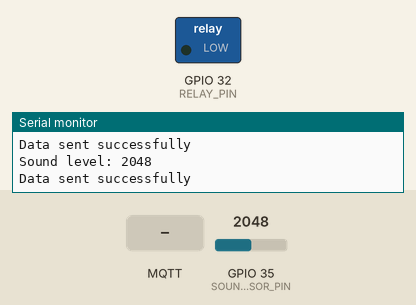
A program run on a simulated ESP32. Parts: switched loads named in the program (green lamp = pin HIGH), the last lines printed to the serial monitor. The inputs (shaded band) are chosen by the test bench; at power-on: GPIO 35 (SOUND_SENSOR_PIN) = 2048. WiFi joins after 1.5 s; servers stay silent unless stated; random numbers use the default seed unless the program sets one; no MQTT or app messages arrive unless stated.

Above: at 3.2 s.
3.3 s: MQTT message "OFF" arrives on the first subscribed topic
6.3 s: MQTT message "ON" arrives on the first subscribed topic
At 6.7 s:
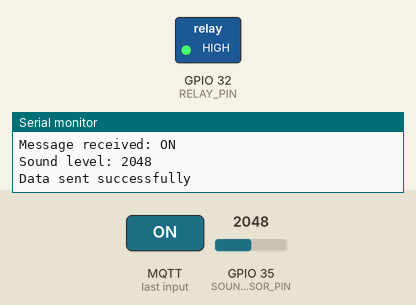
Timing chart, 0 to 9.3 s (numbered marks = the images above; inputs shaded):
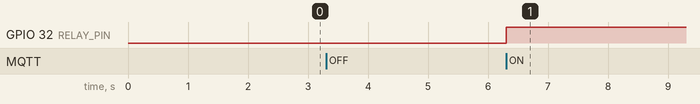

The program:

main.cpp
```cpp
#include "Utilities.h"
#include "WiFiConnection.h"
#include "MQTTSensorPublisher.h"
#include "MQTTActuatorController.h"
#include "RelayObserver.h"
#include "SoundSensor.h"

#define RELAY_PIN 32
#define SOUND_SENSOR_PIN 35

using namespace std;

WiFiConnection wifi("HUAWEI-2.4G-M6xZ", "HT7KU2Xv");
// "Galaxy S9+7c14", "betitox007.,"
MQTTHandler mqttHandler("broker.hivemq.com", 1883);

MQTTActuatorController mqttActuatorController(mqttHandler, "titos/place/actuator");
MQTTSensorPublisher mqttSensorPublisher(mqttHandler, "titos/place/sound");

RelayObserver relayObserver(RELAY_PIN);
SoundSensor soundSensor(SOUND_SENSOR_PIN);

void setup() {
  Serial.begin(115200);
  wifi.connect();

  mqttHandler.connect();

  mqttActuatorController.subscribe();
  mqttActuatorController.attach(&relayObserver);
  mqttActuatorController.setCallback();

  soundSensor.attach(&mqttSensorPublisher);
}

void loop() {
  mqttActuatorController.loop();
  mqttSensorPublisher.loop();

  Utilities::nonBlockingDelay(500, []()
                              { soundSensor.checkSoundLevel(); });
}
```

MQTTActuatorController.h
```cpp
#include "subject.h"
#include "MQTTHandler.h"
#pragma once

class MQTTActuatorController : public Subject {
private:
  MQTTHandler& mqttHandler;
  const char* TOPIC;

public:
  MQTTActuatorController(MQTTHandler& mqttHandler, const char* topic)
      : mqttHandler(mqttHandler), TOPIC(topic) {}

  void setCallback() {
    mqttHandler.setCallback([this](char* topic, byte* payload, unsigned int length) {
      String message;
      for (int i = 0; i < length; i++) {
        message += (char)payload[i];
      }
      Serial.print("Message received: ");
      Serial.println(message);
      notifyObservers(message);
    });
  }

  void subscribe() {
    mqttHandler.subscribe(TOPIC);
  }

  void connect() {
    mqttHandler.connect();
  }

  void loop() {
    mqttHandler.loop();
  }
};
```

MQTTHandler.h
```cpp
#include <Arduino.h>
#include <PubSubClient.h>
#pragma once

class MQTTHandler {
private:
    WiFiClient wifiClient;
    PubSubClient client;
    const char* SERVER;
    const unsigned int PORT;
    const char* SUBSCRIBE_TOPIC;

public:
    MQTTHandler(const char* SERVER, unsigned int PORT)
        : SERVER(SERVER), PORT(PORT), client(wifiClient) {}

    void connect() {
        client.setServer(SERVER, PORT);
        reconnect();
    }

    void reconnect() {
        while (!client.connected()) {
            String clientId = "ESP32Client-" + String(random(0xffff), HEX);
            if (client.connect(clientId.c_str())) {
                Serial.println("Connected to MQTT broker");
                if(SUBSCRIBE_TOPIC) {
                    subscribe(SUBSCRIBE_TOPIC);
                }
            } else {
                Serial.print("Error MQTT connection, rc=");
                Serial.println(client.state());
                delay(5000);
            }
        }
    }

    void publish(const String& message, const char* topic) {
        if (client.publish(topic, message.c_str())) {
            Serial.println("Data sent successfully");
        } else {
            Serial.println("Error sending data");
        }
    }

    void setCallback(std::function<void(char*, byte*, unsigned int)> callback) {
        client.setCallback(callback);
    }

    void subscribe(const char* topic) {
        client.subscribe(topic);
        Serial.println("Subscribed to topic: " + String(topic));
        SUBSCRIBE_TOPIC = topic;
    }

    void loop() {
        if (!client.connected()) {
            reconnect();
        }
        client.loop();
    }
};
```

MQTTSensorPublisher.h
```cpp
#include "Observer.h"
#include "MQTTHandler.h"
#pragma once

class MQTTSensorPublisher : public Observer {
private:
  MQTTHandler& mqttHandler;
  const char* TOPIC;

public:
  MQTTSensorPublisher(MQTTHandler& mqttHandler, const char* TOPIC)
      : mqttHandler(mqttHandler), TOPIC(TOPIC) {}

  void update(const String& message) override {
    mqttHandler.publish(message, TOPIC);
  }

  void connect() {
    mqttHandler.connect();
  }

  void loop() {
    mqttHandler.loop();
  }
};
```

Observer.h
```cpp
#include <Arduino.h>
#pragma once

class Observer {
public:
  virtual void update(const String& message) = 0;
};
```

RelayObserver.h
```cpp
#include "Observer.h"
#pragma once

class RelayObserver : public Observer {
private:
  unsigned int relayPin;

public:
  RelayObserver(unsigned int relayPin) : relayPin(relayPin) {
    pinMode(relayPin, OUTPUT);
    turnOn();
  }

  void update(const String& message) override {
    if (message == "ON") {
      turnOn();
    } else if (message == "OFF") {
      turnOff();
    }
  }

  void turnOn() {
    digitalWrite(relayPin, HIGH);
  }

  void turnOff() {
    digitalWrite(relayPin, LOW);
  }
};
```

SoundSensor.h
```cpp
#include "Subject.h"
#pragma once

class SoundSensor : public Subject {
private:
  unsigned int pin;

public:
  SoundSensor(unsigned int pin) : pin(pin) {}

  void checkSoundLevel() {
    unsigned int sensorValue = analogRead(pin);
    Serial.print("Sound level: ");
    Serial.println(sensorValue);
    notifyObservers(String(sensorValue));
  }
};
```

Subject.h
```cpp
#include "Observer.h"
#include <vector>
#pragma once

using namespace std;

class Subject {
private:
  vector<Observer*> observers;

public:
  void attach(Observer* observer) {
    observers.push_back(observer);
  }

  void detach(Observer* observer) {
    observers.erase(remove(observers.begin(), observers.end(), observer), observers.end());
  }

  void notifyObservers(const String& message) {
    for (Observer* observer : observers) {
      observer->update(message);
    }
  }
};
```

Utilities.h
```cpp
#include <Arduino.h>
#include <functional>
#include <iostream>
#pragma once

using namespace std;

class Utilities
{
public:

  static void nonBlockingDelay(unsigned long milliseconds, std::function<void()> callback)
  {
    static unsigned long lastMeasurement = 0;
    unsigned long currentMillis = millis();

    if (currentMillis - lastMeasurement >= milliseconds)
    {
      callback();
      lastMeasurement = currentMillis;
    }
  }
};
```

WiFiConnection.h
```cpp
#include <WiFi.h>
#pragma once

class WiFiConnection {
private:
  const char* SSID;
  const char* PASSWORD;

public:
  WiFiConnection(const char* SSID, const char* PASSWORD)
      : SSID(SSID), PASSWORD(PASSWORD) {}

  void connect() {
    WiFi.begin(SSID, PASSWORD);
    while (WiFi.status() != WL_CONNECTED) {
      delay(1000);
      Serial.println("Connecting to WiFi...");
    }
    Serial.println("Connected to WiFi");
  }
};
```

Measured:
- after the input at 6.3 s, GPIO 32 (RELAY_PIN): LOW → HIGH at once
